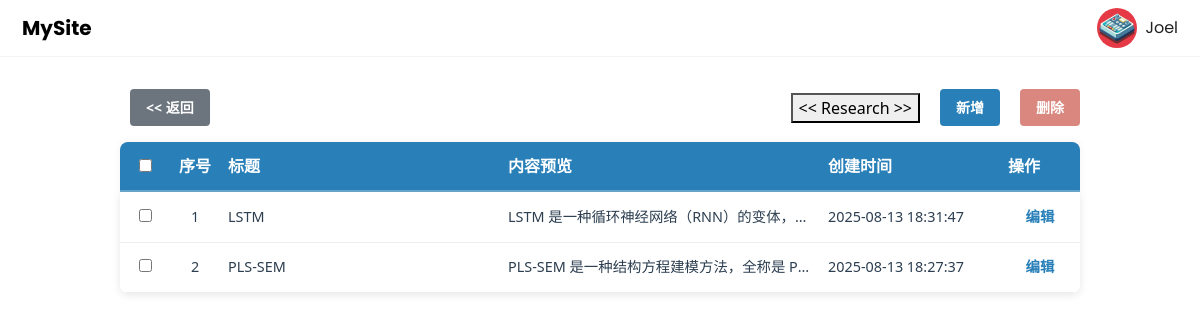
Screenshot of /private/research with the database file from the repository.
### models/research.py (models this page shows, shortened)
class ResearchContent(db.Model):
    __tablename__ = 'research_content'
    id = db.Column(db.Integer, primary_key=True)
    title = db.Column(db.String(200), default="")
    description = db.Column(db.Text, default="")
    created_at = db.Column(db.DateTime, default=datetime.utcnow, nullable=False)
    updated_at = db.Column(db.DateTime, default=datetime.utcnow, onupdate=datetime.utcnow, nullable=False)

### routes/private.py (the view)
@private_bp.route('/research', methods=['GET'])
def private_research_list():
    contents = ResearchContent.query.order_by(ResearchContent.updated_at.desc()).all()
    return render_template('private_research_list.html', posts=contents)

### templates/private_research_list.html (shortened to what this page needs)
{% extends 'base.html' %}
{% block content %}
<div class="private-english-container">
    <a href="{{ url_for('private.private_page') }}" class="btn btn-secondary">&lt;&lt; 返回</a>
    <div class="top-buttons">
        <button><< Research >></button>
        <a href="{{ url_for('private.private_research_new') }}" class="btn btn-primary">新增</a>
        <button id="deleteSelectedBtn" class="btn btn-danger" disabled>删除</button>
    </div>
    <table class="english-table">
        <thead>
        <tr>
            <th class="select-col"><input type="checkbox" id="selectAll"></th>
            <th class="index-col">序号</th>
            <th class="title-col">标题</th>
            <th class="content-col">内容预览</th>
            <th class="date-col">创建时间</th>
            <th class="action-col">操作</th>
        </tr>
        </thead>
    </table>
    <div class="english-table-body">
        <table class="english-body-table">
            <tbody>
            {% for post in posts %}
            <tr>
                <td class="select-col"><input type="checkbox" class="selectBox" data-id="{{ post.id }}"></td>
                <td class="index-col">{{ loop.index }}</td>
                <td class="title-col">{{ post.title }}</td>
                <td class="content-col">{{ post.description|striptags }}</td>
                <td class="date-col">{{ post.created_at.strftime('%Y-%m-%d %H:%M:%S') }}</td>
                <td class="action-col">
                    <a href="{{ url_for('private.private_research_detail', content_id=post.id) }}">编辑</a>
                </td>
            </tr>
            {% else %}
            <tr>
                <td colspan="6" style="text-align:center; color:#777;">没有文章</td>
            </tr>
            {% endfor %}
            </tbody>
        </table>
    </div>
</div>
{% endblock %}

### static/css/style.css (style rules this page uses)
html, body, .container-home { margin: 0; padding: 0; }
body { font-family: 'Poppins', sans-serif; background: #ffffff; color: #222222; overflow-x: hidden; }
html.home-page, body.home-page { height: 100vh; overflow: hidden; }

### static/css/private_blog.css (style rules this page uses)
.top-buttons { margin-bottom: 1rem; display: flex; justify-content: flex-end; align-items: center; gap: 12px; }
.btn { padding: 0.5rem 1rem; margin-left: 10px; border-radius: 4px; font-size: 14px; font-weight: 600; text-decoration: none; cursor: pointer; transition: background-color 0.3s ease; border: none; display: inline-block; }
.btn.btn-secondary { position: fixed; }

### static/css/private_tools.css (style rules this page uses)
.top-buttons { margin-bottom: 1rem; display: flex; justify-content: flex-end; align-items: center; gap: 12px; }
.btn { padding: 0.5rem 1rem; margin-left: 10px; border-radius: 4px; font-weight: 600; text-decoration: none; cursor: pointer; transition: background-color 0.3s ease, transform 0.2s ease; border: none; display: inline-block; }

### static/css/english.css (style rules this page uses)
.private-english-container { max-width: 80%; margin: 2rem auto; font-family: 'Segoe UI', Tahoma, Geneva, Verdana, sans-serif; color: #2c3e50; }
.private-english-container .top-buttons { display: flex; justify-content: flex-end; gap: 10px; margin-bottom: 1rem; }
.private-english-container .btn { padding: 0.5rem 1rem; border-radius: 4px; font-weight: 600; cursor: pointer; border: none; color: white; user-select: none; text-decoration: none; display: inline-block; text-align: center; }
.private-english-container .btn-primary { background-color: #2980b9; }
.private-english-container .btn-danger { background-color: #c0392b; }
.private-english-container .btn-danger:disabled { opacity: 0.6; cursor: not-allowed; }
.english-table { width: 100%; border-collapse: collapse; table-layout: fixed; box-shadow: 0 0 10px rgba(0, 0, 0, 0.05); border-radius: 8px 8px 0 0; background: #2980b9; color: white; }
.english-table thead tr { display: table-row; }
.english-table thead th { padding: 12px 8px; text-align: left; white-space: nowrap; overflow: hidden; text-overflow: ellipsis; font-weight: 700; vertical-align: middle; border-bottom: 2px solid rgba(255, 255, 255, 0.3); }
.english-table-body { max-height: calc(100vh - 230px); overflow-y: auto; border-radius: 0 0 8px 8px; box-shadow: 0 2px 8px rgba(0, 0, 0, 0.1); }
.english-body-table { width: 100%; border-collapse: collapse; table-layout: fixed; background: white; color: #2c3e50; }
.english-body-table tbody tr { border-bottom: 1px solid #eee; height: 50px; cursor: default; }
.english-body-table tbody td { padding: 10px 8px; white-space: nowrap; overflow: hidden; text-overflow: ellipsis; vertical-align: middle; font-size: 0.9rem; }
.english-table thead th.select-col, .english-body-table tbody td.select-col { width: 50px; text-align: center; }
.english-table thead th.index-col, .english-body-table tbody td.index-col { width: 50px; text-align: center; }
.english-table thead th.title-col, .english-body-table tbody td.title-col { width: 280px; }
.english-table thead th.content-col, .english-body-table tbody td.content-col { width: calc(80% - 50px - 280px - 180px - 80px); }
.english-table thead th.date-col, .english-body-table tbody td.date-col { width: 180px; }
.english-table thead th.action-col { width: 80px; }
.english-body-table tbody td.action-col { width: 80px; text-align: center; }
.english-body-table tbody td.action-col a { color: #2980b9; text-decoration: none; font-weight: 600; }

### rows the page displays
ResearchContent: title "LSTM", description "LSTM 是一种循环神经网络（RNN）的变体，…", created_at "2025-08-13 18:31:47"
ResearchContent: title "PLS-SEM", description "PLS-SEM 是一种结构方程建模方法，全称是 P…", created_at "2025-08-13 18:27:37"
